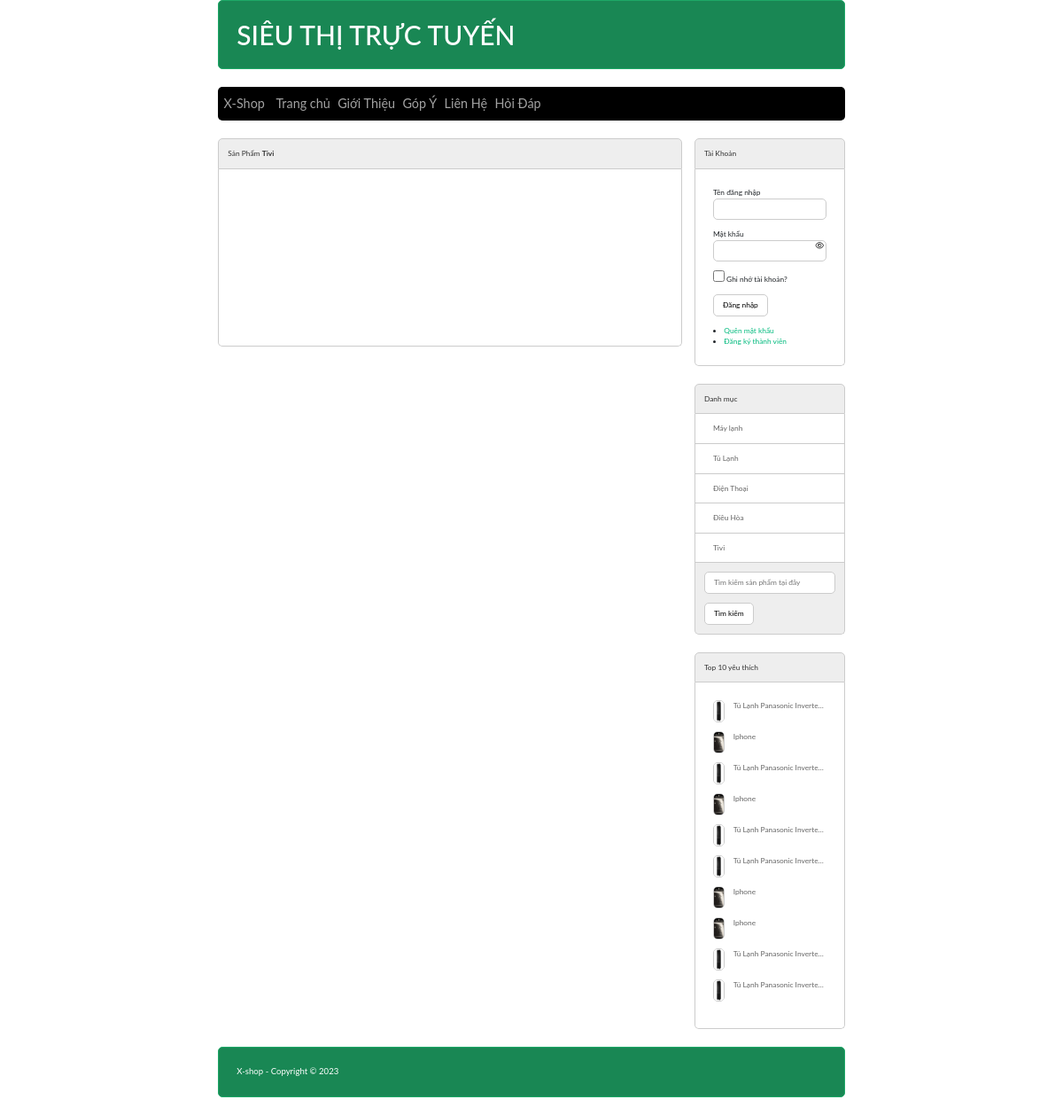
The app's page /index.php?act=sanpham&iddm=33 with its own data.
### tables this page shows
CREATE TABLE `danhmuc` (
  `id` int NOT NULL,
  `name` varchar(255) NOT NULL
);

CREATE TABLE `sanpham` (
  `id` int NOT NULL,
  `name` varchar(255) NOT NULL,
  `price` double(10,2) DEFAULT '0.00',
  `img` varchar(255) DEFAULT NULL,
  `mota` text,
  `luotxem` int DEFAULT '0',
  `iddm` int NOT NULL
);

### dao/pdo.php (called while the page is built, shortened)
<?php
function pdo_get_connection(){
    $dburl = "mysql:host=localhost;dbname=duanmaufall2023;charset=utf8";
    $username = 'root';
    $password = 'mysql';
    $conn = new PDO($dburl, $username, $password);
    $conn->setAttribute(PDO::ATTR_ERRMODE, PDO::ERRMODE_EXCEPTION);
    return $conn;
}
function pdo_query($sql){
    $sql_args = array_slice(func_get_args(), 1);
    try{
        $conn = pdo_get_connection();
        $stmt = $conn->prepare($sql);
        $stmt->execute($sql_args);
        $rows = $stmt->fetchAll();
        return $rows;
    }
    catch(PDOException $e){
        throw $e;
    }
    finally{
        unset($conn);
    }
}
function pdo_query_one($sql){
    $sql_args = array_slice(func_get_args(), 1);
    try{
        $conn = pdo_get_connection();
        $stmt = $conn->prepare($sql);
        $stmt->execute($sql_args);
        $row = $stmt->fetch(PDO::FETCH_ASSOC);
        return $row;
    }
    catch(PDOException $e){
        throw $e;
    }
    finally{
        unset($conn);
    }
}

### dao/sanpham.php (called while the page is built, shortened)
<?php
function loadall_sanpham_top10()
{
    $sql = "select * from sanpham where 1 order by luotxem desc limit 0,10";
    $listsanpham = pdo_query($sql);
    return $listsanpham;
}
function loadall_sanpham_home()
{
    $sql = "select * from sanpham where 1 order by id desc limit 0,9";
    $listsanpham = pdo_query($sql);
    return $listsanpham;
}
function load_ten_danhmuc($iddm)
{
    if ($iddm > 0) {
        $sql = "select * from danhmuc where id=" . $iddm;
        $dm = pdo_query_one($sql);
        extract($dm);
        return $name;
    } else {
        return "";
    }
}
?>

### dao/danhmuc.php (called while the page is built, shortened)
<?php
function loadall_danhmuc()
{
    $sql = "select * from danhmuc order by id asc";
    $listdanhmuc = pdo_query($sql);
    return $listdanhmuc;
}
?>

### global.php (called while the page is built)
<?php
$img_path = "upload/";
?>

### view/pages/aside.php (the view, shortened to what this page needs)
<div class="row_main mb">
    <div class="box-title">Tài Khoản</div>
    <div class="box-content form_tai_khoan">
        <?php
        if (isset($_SESSION['user'])) {
            extract($_SESSION['user']);
            ?>
            <div class="row_main mb10">
                Xin chào, <strong style="font-size:18px;">
                    <?= $user ?>
                </strong>
            </div>
            <div class="row_main mb10">
                <?php if ($role == 1): ?>
                    <li>
                        <a href="admin/index.php?act=bieudo" style="color:red;">Đăng nhập admin</a>
                    </li>
                <?php endif; ?>
                <li>
                    <a href="index.php?act=viewcart">Giỏ hàng</a>
                </li>
                <li>
                    <a href="index.php?act=mybill">Đơn hàng của tôi</a>
                </li>
                <li>
                    <a href="index.php?act=edit_taikhoan">Cập nhật tài khoản</a>
                </li>
                <li>
                    <a href="index.php?act=thoat">Đăng xuất</a>
                </li>
            </div>
            <?php
        } else {
            ?>
            <form action=" index.php?act=dangnhap" method="post">
                <div class="row_main mb10">
                    Tên đăng nhập <br>
                    <input type="text" name="user" id="">
                </div>
                <div class="row_main mb10">
                    Mật khẩu <br>
                    <input type="password" name="pass" id="password_aside">
                    <div id="toggle_pass_aside" onclick="showPasswordAside()" style="right:22.5%;"></div>
                </div>
                <div class="row_main mb10">
                    <input type="checkbox" name="remember" id="remember"> Ghi nhớ tài khoản?
                </div>
                <div class="row_main mb10">
                    <input type="submit" value="Đăng nhập" name="dangnhap">
                </div>
            </form>
            <li><a href="index.php?act=quenmk">Quên mật khẩu</a></li>
            <li><a href="index.php?act=dangky">Đăng ký thành viên</a></li>
        <?php } ?>
    </div>
</div>
<div class="row_main mb">
    <div class="box-title">Danh mục</div>
    <div class="box-content2 menu_doc">
        <ul>
            <?php
            foreach ($dsdm as $dm) {
                extract($dm);
                $linkdm = "index.php?act=sanpham&iddm=" . $id;
                echo '
                        <li>
                            <a href="' . $linkdm . '">' . $name . '</a>
                        </li>
                    ';
            }
            ?>
        </ul>
    </div>
    <div class="box-footer search_box">
        <form action="index.php?act=sanpham" method="post">
            <input type="text" placeholder="Tìm kiếm sản phẩm tại đây" name="keyw" class="mb10">
            <input type="submit" value="Tìm kiếm" name="timkiem">
        </form>
    </div>
</div>
<div class="row_main ">
    <div class="box-title">Top 10 yêu thích</div>
    <div class="row_main box-content">
        <?php
        foreach ($dstop10 as $sp) {
            extract($sp);
            $linksp = "index.php?act=sanphamct&idsp=" . $id;
            $img = $img_path . $img;
            echo '
                        <div class="row_main mb10 top10">
                            <img src="' . $img . '" alt="IMG">
                            <a href="' . $linksp . '"><p class="card-text">' . $name . '</p></a>
                        </div>
                        ';
        }
        ?>
    </div>
</div>

### view/pages/sanpham.php (shortened to what this page needs)
<div class="row_main mb ">
    <div class="box-left mr ">
        <div class="row_main mb">
            <div class="box-title">Sản Phẩm <strong>
                    <?= $tendm ?>
                </strong></div>
            <div class="row_main box-content">
            </div>
        </div>
    </div>
    <div class="box-right">
        <?php require_once 'aside.php'; ?>
    </div>
</div>

### css/style.css (style rules this page uses)
:root { --border-rds: 5px; }
* { box-sizing: border-box; font-family: "Lato", sans-serif; font-size: 0.7vw; }
.row_main { float: left; width: 100%; }
.mb { margin-bottom: 20px; }
.mb10 { margin-bottom: 10px; }
.mr { margin-right: 2%; }
.box-left { float: left; width: 74%; }
.box-right { float: left; width: 24%; }
.box-title { color: #333; background-color: #eee; border-top-left-radius: 5px; border-top-right-radius: 5px; border: 1px solid #ccc; padding: 10px; }
.box-content { border-left: 1px solid #ccc; border-right: 1px solid #ccc; border-bottom: 1px solid #ccc; border-bottom-left-radius: 5px; border-bottom-right-radius: 5px; min-height: 200px; padding: 20px; }
.box-content2 { border-left: 1px solid #ccc; border-right: 1px solid #ccc; background-color: #fff; }
.box-footer { background-color: #eee; border-bottom-left-radius: 5px; border-bottom-right-radius: 5px; border-left: 1px solid #ccc; border-right: 1px solid #ccc; border-bottom: 1px solid #ccc; padding: 10px; }
.card-text { white-space: nowrap; overflow: hidden; width: 80%; text-overflow: ellipsis; }
.form_tai_khoan { line-height: 150%; }
.nutnhan, .form_tai_khoan input[type="text"], .form_tai_khoan input[type="email"], .form_tai_khoan input[type="password"], .form_content input[type="email"], .form_content input[type="password"], .form_content input[type="number"], .form_content input[type="text"] { width: 100%; border: 1px solid #ccc; padding: 5px 10px; border-radius: 5px; }
.form_tai_khoan input[type="checkbox"] { border-radius: 5px; }
.nutnhan, .search_box input[type="submit"], .form_tai_khoan input[type="submit"], .form_tai_khoan input[type="reset"], .form_tai_khoan input[type="email"], .form_content input[type="email"], .form_content input[type="password"], .form_content input[type="submit"], .form_content input[type="reset"], .form_content input[type="file"], .form_content input[type="number"], .form_content input[type="button"] { padding: 5px 10px; border-radius: 5px; background-color: white !important; border: 1px solid #ccc; }
.form_tai_khoan li a { color: rgb(1, 186, 125); text-decoration: none; }
.menu_doc ul { margin: 0; padding: 0; width: 100%; list-style-type: none; }
.menu_doc ul li { padding: 10px 20px; background-color: #fff; border-bottom: 1px solid #ccc; }
.menu_doc ul li a { color: #666; text-decoration: none; }
.search_box input[type="text"] { width: 100%; padding: 5px 10px; background-color: #ffffff; border: 1px solid #ccc; border-radius: 5px; }
.top10 img { width: 10%; height: 25px; float: left; margin-right: 10px; border-radius: 5px; border: 1px solid #ccc; }
.top10 a { color: #666; text-decoration: none; font-size: 0.8vw; }
#toggle_pass, #toggle_rpass, #toggle_pass_aside { position: absolute; margin-top: -25px; right: 38%; height: 1.2vw; display: flex; align-items: center; cursor: pointer; user-select: none; color: #333; font-family: fontAwesome; }
#toggle_pass::before, #toggle_rpass::before, #toggle_pass_aside::before { content: "\f06e"; }

### css/loader.css (style rules this page uses)
* { padding: 0; margin: 0; box-sizing: border-box; }
img { width: 100%; }

### records on screen
danhmuc: name "Tivi"
danhmuc: name "Máy lạnh"
danhmuc: name "Tủ Lạnh"
danhmuc: name "Điện Thoại"
danhmuc: name "Điều Hòa"
sanpham: name "Tủ Lạnh Panasonic Invert…"
sanpham: name "Iphone"
sanpham: name "Tủ Lạnh Panasonic Invert…"
sanpham: name "Iphone"
sanpham: name "Tủ Lạnh Panasonic Invert…"
sanpham: name "Tủ Lạnh Panasonic Invert…"
sanpham: name "Iphone"
sanpham: name "Iphone"
sanpham: name "Tủ Lạnh Panasonic Invert…"
sanpham: name "Tủ Lạnh Panasonic Invert…"
